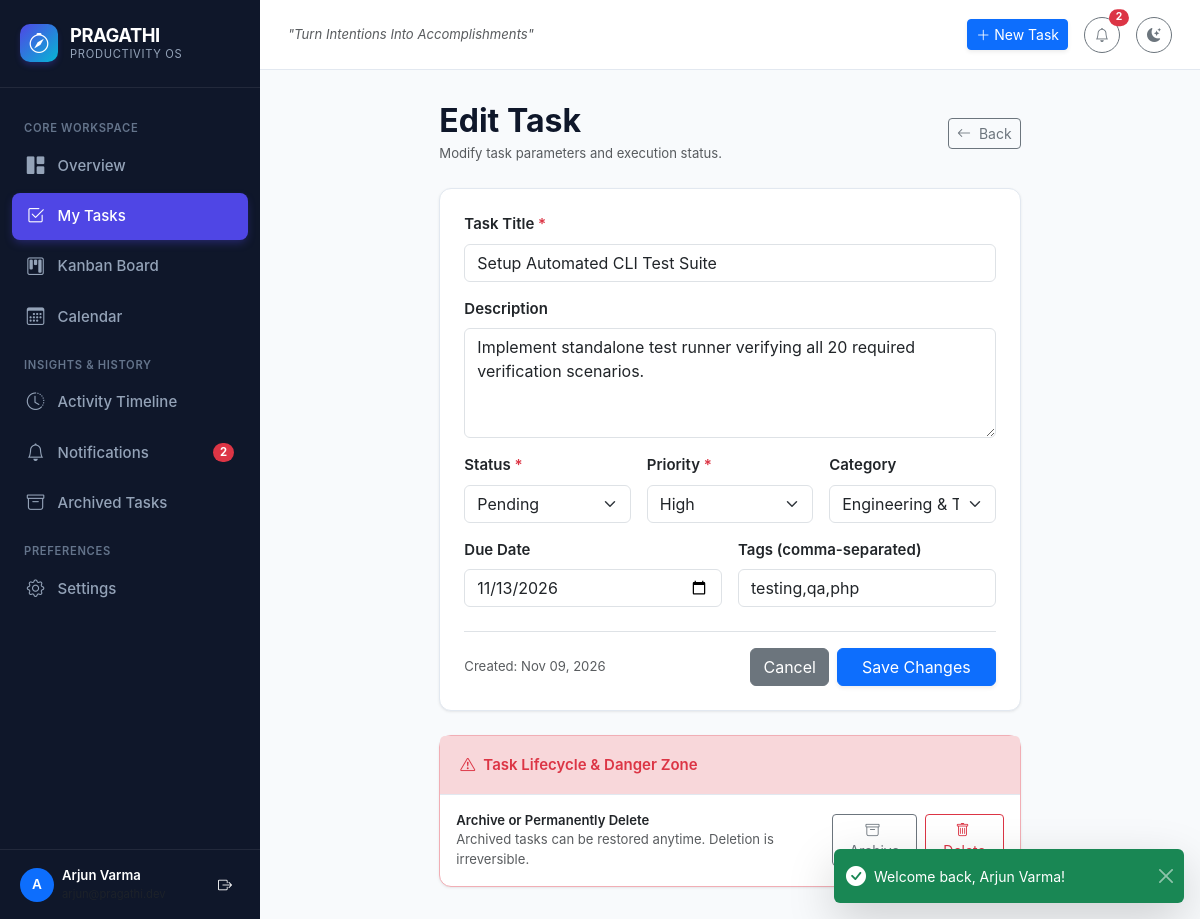
The app's page /tasks/6/edit (signed in) with its own data.
### tables this page shows
CREATE TABLE `tasks` (
    `id` INT AUTO_INCREMENT PRIMARY KEY,
    `user_id` INT NOT NULL,
    `category_id` INT NULL,
    `title` VARCHAR(255) NOT NULL,
    `description` TEXT NULL,
    `status` ENUM('pending', 'in_progress', 'completed') NOT NULL DEFAULT 'pending',
    `priority` ENUM('low', 'medium', 'high') NOT NULL DEFAULT 'medium',
    `due_date` DATE NULL,
    `tags` VARCHAR(255) NULL,
    `created_at` TIMESTAMP DEFAULT CURRENT_TIMESTAMP,
    `updated_at` TIMESTAMP DEFAULT CURRENT_TIMESTAMP ON UPDATE CURRENT_TIMESTAMP,
    `archived_at` TIMESTAMP NULL DEFAULT NULL,
    FOREIGN KEY (`user_id`) REFERENCES `users`(`id`) ON DELETE CASCADE,
    FOREIGN KEY (`category_id`) REFERENCES `categories`(`id`) ON DELETE SET NULL,
    INDEX `idx_tasks_user_status` (`user_id`, `status`),
    INDEX `idx_tasks_user_due_date` (`user_id`, `due_date`),
    INDEX `idx_tasks_user_archived` (`user_id`, `archived_at`),
    INDEX `idx_tasks_user_priority` (`user_id`, `priority`)
);

CREATE TABLE `categories` (
    `id` INT AUTO_INCREMENT PRIMARY KEY,
    `user_id` INT NULL,  
    `name` VARCHAR(50) NOT NULL,
    `color` VARCHAR(20) NOT NULL DEFAULT '#6366f1',
    `icon` VARCHAR(50) NOT NULL DEFAULT 'bi-folder',
    `created_at` TIMESTAMP DEFAULT CURRENT_TIMESTAMP,
    FOREIGN KEY (`user_id`) REFERENCES `users`(`id`) ON DELETE CASCADE,
    INDEX `idx_categories_user` (`user_id`)
);

### app/helpers/View.php (called while the page is built, shortened)
<?php
class View
{
    private static string $viewsPath = __DIR__ . '/../../views';
    public static function render(string $view, array $data = [], ?string $layout = 'main'): void
    {
        $viewFile = self::$viewsPath . '/' . str_replace('.', '/', $view) . '.php';
        extract($data, EXTR_SKIP);
        include $viewFile;
    }
}

### app/controllers/TaskController.php (called while the page is built, shortened)
<?php
class TaskController
{
    public function edit(int $id): void
    {
        $userId = Session::userId();
        $task = Task::findForUser($id, $userId);
        $categories = Category::getAllForUser($userId);
        $unreadCount = Notification::getUnreadCount($userId);
        View::render('tasks.edit', [
            'pageTitle' => "Edit Task: {$task['title']} — PRAGATHI",
            'activeNav' => 'tasks',
            'task' => $task,
            'categories' => $categories,
            'unreadNotificationCount' => $unreadCount,
        ]);
    }
}

### public/index.php (called while the page is built, shortened)
<?php
spl_autoload_register(function (string $class) {
    $prefixes = [
        'App\\Controllers\\' => __DIR__ . '/../app/controllers/',
        'App\\Models\\'      => __DIR__ . '/../app/models/',
        'App\\Services\\'    => __DIR__ . '/../app/services/',
        'App\\Middleware\\'  => __DIR__ . '/../app/middleware/',
        'App\\Helpers\\'     => __DIR__ . '/../app/helpers/',
        'App\\Routes\\'      => __DIR__ . '/../routes/',
    ];
    foreach ($prefixes as $prefix => $baseDir) {
        $len = strlen($prefix);
        if (strncmp($prefix, $class, $len) === 0) {
            $relativeClass = substr($class, $len);
            $file = $baseDir . str_replace('\\', '/', $relativeClass) . '.php';
            if (file_exists($file)) {
                return;
            }
        }
    }
});
$router = require __DIR__ . '/../routes/web.php';
$requestMethod = $_SERVER['REQUEST_METHOD'] ?? 'GET';
$requestUri = $_SERVER['REQUEST_URI'] ?? '/';
$router->dispatch($requestMethod, $requestUri);

### app/models/Task.php (called while the page is built, shortened)
<?php
class Task
{
    public static function findForUser(int $id, int $userId): ?array
    {
        $db = Database::getInstance();
        $stmt = $db->prepare("
            SELECT t.*, c.name AS category_name, c.color AS category_color, c.icon AS category_icon
            FROM tasks t
            LEFT JOIN categories c ON t.category_id = c.id
            WHERE t.id = :id AND t.user_id = :user_id
            LIMIT 1
        ");
        $stmt->execute([':id' => $id, ':user_id' => $userId]);
        $task = $stmt->fetch();
        return $task ?: null;
    }
}

### app/models/Category.php (called while the page is built, shortened)
<?php
class Category
{
    public static function getAllForUser(?int $userId): array
    {
        $db = Database::getInstance();
        if ($userId) {
            $stmt = $db->prepare("SELECT * FROM categories WHERE user_id IS NULL OR user_id = :user_id ORDER BY id ASC");
            $stmt->execute([':user_id' => $userId]);
        } else {
            $stmt = $db->query("SELECT * FROM categories WHERE user_id IS NULL ORDER BY id ASC");
        }
        return $stmt->fetchAll();
    }
}

### app/helpers/Sanitizer.php (called while the page is built, shortened)
<?php
class Sanitizer
{
    public static function formatDate(?string $dateStr, string $format = 'M d, Y'): string
    {
        try {
            $dt = new DateTime($dateStr);
            return $dt->format($format);
        } catch (\Throwable) {
            return (string) $dateStr;
        }
    }
}

### views/tasks/edit.php (the view, shortened to what this page needs)
<div class="row justify-content-center">
    <div class="col-12 col-lg-8">
        <div class="d-flex align-items-center justify-content-between mb-4">
            <div>
                <h2 class="fw-bold mb-1">Edit Task</h2>
                <p class="text-muted small mb-0">Modify task parameters and execution status.</p>
            </div>
            <div class="d-flex align-items-center gap-2">
                <a href="/tasks" class="btn btn-outline-secondary btn-sm">
                    <i class="bi bi-arrow-left me-1"></i> Back
                </a>
            </div>
        </div>
        <div class="card mb-4">
            <div class="card-body p-4">
                <form action="/tasks/<?= (int)$task['id'] ?>/update" method="POST">
                    <div class="mb-3">
                        <label for="title" class="form-label fw-semibold">Task Title <span class="text-danger">*</span></label>
                        <input type="text" class="form-control" id="title" name="title" required minlength="3" maxlength="255" value="<?= htmlspecialchars($task['title'], ENT_QUOTES) ?>">
                    </div>
                    <div class="mb-3">
                        <label for="description" class="form-label fw-semibold">Description</label>
                        <textarea class="form-control" id="description" name="description" rows="4"><?= htmlspecialchars($task['description'] ?? '', ENT_QUOTES) ?></textarea>
                    </div>
                    <div class="row g-3 mb-3">
                        <div class="col-12 col-md-4">
                            <label for="status" class="form-label fw-semibold">Status <span class="text-danger">*</span></label>
                            <select class="form-select" id="status" name="status" required>
                                <option value="pending" <?= $task['status'] === 'pending' ? 'selected' : '' ?>>Pending</option>
                            </select>
                        </div>
                        <div class="col-12 col-md-4">
                            <label for="priority" class="form-label fw-semibold">Priority <span class="text-danger">*</span></label>
                            <select class="form-select" id="priority" name="priority" required>
                                <option value="high" <?= $task['priority'] === 'high' ? 'selected' : '' ?>>High</option>
                            </select>
                        </div>
                        <div class="col-12 col-md-4">
                            <label for="category_id" class="form-label fw-semibold">Category</label>
                            <select class="form-select" id="category_id" name="category_id">
                                <?php foreach ($categories as $cat): ?>
                                    <option value="<?= (int)$cat['id'] ?>" <?= ((string)$task['category_id']) === ((string)$cat['id']) ? 'selected' : '' ?>>
                                        <?= htmlspecialchars($cat['name'], ENT_QUOTES) ?>
                                    </option>
                                <?php endforeach; ?>
                            </select>
                        </div>
                    </div>
                    <div class="row g-3 mb-4">
                        <div class="col-12 col-md-6">
                            <label for="due_date" class="form-label fw-semibold">Due Date</label>
                            <input type="date" class="form-control" id="due_date" name="due_date" value="<?= htmlspecialchars($task['due_date'] ?? '', ENT_QUOTES) ?>">
                        </div>
                        <div class="col-12 col-md-6">
                            <label for="tags" class="form-label fw-semibold">Tags (comma-separated)</label>
                            <input type="text" class="form-control" id="tags" name="tags" value="<?= htmlspecialchars($task['tags'] ?? '', ENT_QUOTES) ?>">
                        </div>
                    </div>
                    <div class="d-flex align-items-center justify-content-between pt-3 border-top">
                        <div class="text-muted small">
                            Created: <?= \App\Helpers\Sanitizer::formatDate($task['created_at']) ?>
                        </div>
                        <div class="d-flex align-items-center gap-2">
                            <a href="/tasks" class="btn btn-secondary">Cancel</a>
                            <button type="submit" class="btn btn-primary px-4 shadow-sm">Save Changes</button>
                        </div>
                    </div>
                </form>
            </div>
        </div>
        <div class="card border-danger-subtle">
            <div class="card-header bg-danger-subtle text-danger fw-semibold d-flex align-items-center gap-2">
                <i class="bi bi-exclamation-triangle"></i>
                <span>Task Lifecycle & Danger Zone</span>
            </div>
            <div class="card-body d-flex align-items-center justify-content-between">
                <div>
                    <div class="fw-semibold small">Archive or Permanently Delete</div>
                    <div class="text-muted small">Archived tasks can be restored anytime. Deletion is irreversible.</div>
                </div>
                <div class="d-flex align-items-center gap-2">
                    <form action="/tasks/<?= (int)$task['id'] ?>/archive" method="POST" onsubmit="return confirm('Archive this task?');">
                        <button type="submit" class="btn btn-outline-secondary btn-sm">
                            <i class="bi bi-archive me-1"></i> Archive
                        </button>
                    </form>
                    <form action="/tasks/<?= (int)$task['id'] ?>/delete" method="POST" onsubmit="return confirm('Permanently delete this task? This cannot be undone.');">
                        <button type="submit" class="btn btn-outline-danger btn-sm">
                            <i class="bi bi-trash me-1"></i> Delete
                        </button>
                    </form>
                </div>
            </div>
        </div>
    </div>
</div>

### routes/Router.php (shortened to what this page needs)
<?php
class Router
{
    private array $routes = [];
    private function addRoute(string $method, string $path, string $handler, array $middleware): void
    {
        $this->routes[] = [
            'method' => $method,
            'path' => $path,
            'handler' => $handler,
            'middleware' => $middleware,
        ];
    }
    public function dispatch(string $requestMethod, string $requestUri): void
    {
        $path = parse_url($requestUri, PHP_URL_PATH) ?: '/';
        foreach ($this->routes as $route) {
            if ($route['method'] !== $requestMethod) {
                continue;
            }
            $pattern = preg_replace('/\{([a-zA-Z0-9_]+)\}/', '([^/]+)', $route['path']);
            $pattern = '#^' . $pattern . '$#';
            if (preg_match($pattern, $path, $matches)) {
                array_shift($matches);
                [$controllerName, $action] = explode('@', $route['handler']);
                $controller = new $fqcn();
                call_user_func_array([$controller, $action], $matches);
                return;
            }
        }
    }
}

### public/assets/css/pragathi.css (style rules this page uses)
:root { --pragathi-primary: #4f46e5; --pragathi-primary-hover: #4338ca; --pragathi-primary-subtle: #e0e7ff; --pragathi-surface: #ffffff; --pragathi-bg: #f8fafc; --pragathi-sidebar-bg: #0f172a; --pragathi-sidebar-text: #94a3b8; --pragathi-sidebar-active: #ffffff; --pragathi-sidebar-hover: #1e293b; --pragathi-border: #e2e8f0; --pragathi-text-main: #0f172a; --pragathi-text-muted: #64748b; --pragathi-card-shadow: 0 1px 3px 0 rgb(0 0 0 / 0.07), 0 1px 2px -1px rgb(0 0 0 / 0.05); --pragathi-card-hover: 0 10px 15px -3px rgb(0 0 0 / 0.08), 0 4px 6px -4px rgb(0 0 0 / 0.04); }
body { background-color: var(--pragathi-bg); color: var(--pragathi-text-main); font-family: -apple-system, BlinkMacSystemFont, "Segoe UI", Roboto, "Helvetica Neue", Arial, sans-serif; font-size: 0.9375rem; line-height: 1.5; overflow-x: hidden; min-height: 100vh; }
.card { background-color: var(--pragathi-surface); border: 1px solid var(--pragathi-border); border-radius: 12px; box-shadow: var(--pragathi-card-shadow); transition: box-shadow 0.2s ease, transform 0.2s ease; }
.card-header { background-color: transparent; border-bottom: 1px solid var(--pragathi-border); padding: 1.1rem 1.25rem; font-weight: 600; }

### records on screen
tasks: title "Setup Automated CLI Test Suite", description "Implement standalone test runner verifying all 20 required verification scenarios.", status "Pending", priority "High", category_id "Engineering & Tech", due_date "11/13/2026", tags "testing,qa,php", created_at "Nov 09, 2026"

### other values on screen
$msg "Welcome back, Arjun Varma!"
